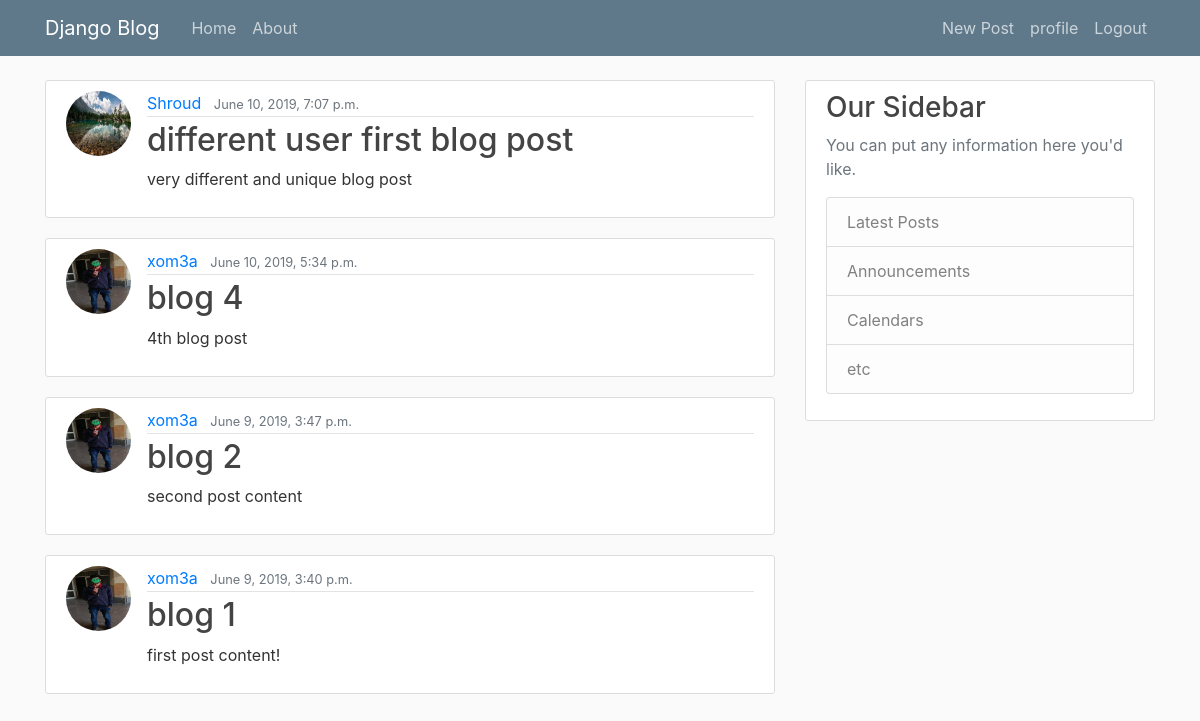
/ (signed in), run on the app's committed database.
### blog/models.py (models this page shows, shortened)
class Post(models.Model):
    title = models.CharField(max_length= 100)
    content = models.TextField()
    date_posted = models.DateTimeField(default=timezone.now)
    author = models.ForeignKey(User, on_delete=models.CASCADE)

### users/models.py (models this page shows, shortened)
class Profile(models.Model):
    user = models.OneToOneField(User, on_delete=models.CASCADE)
    image = models.ImageField(default='default.jpg', upload_to='profile_pics')

### blog/views.py (the view)
# urls.py: path('', PostListView.as_view(), name='blog-home'),
class PostListView(ListView):
    model = Post
    template_name = 'blog/home.html'
    context_object_name = 'posts'
    ordering = ['-date_posted']

### blog/templates/blog/home.html
{% extends "blog/base.html" %}
{% block content%}
    {%for post in posts%}
        <article class="media content-section">
            <img class="rounded-circle article-img" src="{{post.author.profile.image.url}}" alt="{{user.username}} profile picture">
            <div class="media-body">
            <div class="article-metadata">
                <a class="mr-2" href="#">{{ post.author }}</a>
                <small class="text-muted">{{ post.date_posted }}</small>
            </div>
            <h2><a class="article-title" href="{% url 'post-detail' post.id %}">{{ post.title }}</a></h2>
            <p class="article-content">{{ post.content }}</p>
            </div>
        </article>
    {%endfor%}
{% endblock content%}

### blog/static/blog/main.css (style rules this page uses)
body { background: #fafafa; color: #333333; margin-top: 5rem; }
h1, h2, h3, h4, h5, h6 { color: #444444; }
.content-section { background: #ffffff; padding: 10px 20px; border: 1px solid #dddddd; border-radius: 3px; margin-bottom: 20px; }
.article-title { color: #444444; }
.article-content { white-space: pre-line; }
.article-img { height: 65px; width: 65px; margin-right: 16px; }
.article-metadata { padding-bottom: 1px; margin-bottom: 4px; border-bottom: 1px solid #e3e3e3 }

### data on the page
Post: author.profile.image (picture), author "Shroud", date_posted "June 10, 2019, 7:07 p.m.", title "different user first blog post", content "very different and unique blog post"
Post: author.profile.image (picture), author "xom3a", date_posted "June 10, 2019, 5:34 p.m.", title "blog 4", content "4th blog post"
Post: author.profile.image (picture), author "xom3a", date_posted "June 9, 2019, 3:47 p.m.", title "blog 2", content "second post content"
Post: author.profile.image (picture), author "xom3a", date_posted "June 9, 2019, 3:40 p.m.", title "blog 1", content "first post content!"
